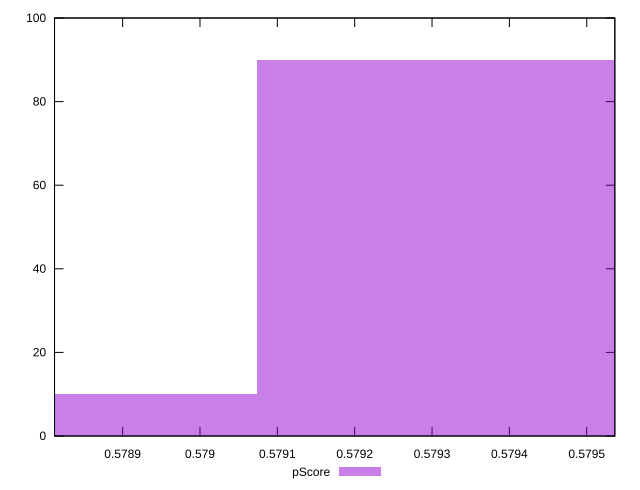

The script that saved this image:
reset

$pScore <<EOF
0.5788399102230432 10
0.5793078487115015 90
EOF

set key outside below
set boxwidth 0.00046793848845840186
set xrange [0.5788119477894059:0.579536319721314]
set yrange [0:100]
set trange [0:100]
set style fill transparent solid 0.5 noborder
set terminal svg size 640, 490 enhanced background rgb 'white'
set output "reports/report_00028_2021-02-24T12-49-42.674Z/dom-size/samples/astro/pScore/histogram.svg"

plot $pScore title "pScore" with boxes

reset
